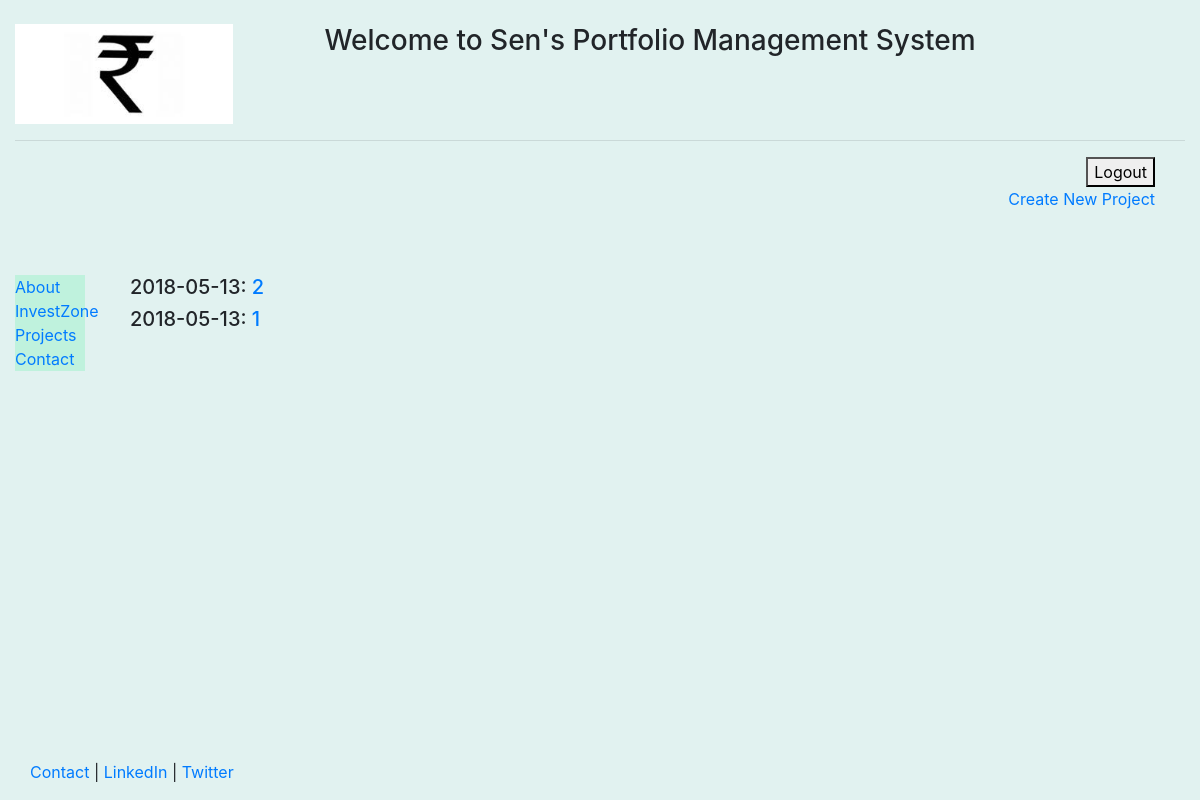
The page /userproj/ (signed in) on the database its author committed.
### userproject/models.py (models this page shows, shortened)
class Project(models.Model):
	ProjectTitle = models.CharField(max_length=100)
	CommitAmount = models.FloatField(default=0.0)
	ExpectedReturn = models.FloatField(default=0.0)
	CommitDuration = models.CharField(max_length=50)
	date = models.DateTimeField(auto_now_add=True)
	SymbolChoice = models.CharField(max_length=200)
	Comments = models.TextField()
	IsUndertaken = models.BooleanField(default=False)
	author = models.ForeignKey(User, default=None)

### userproject/views.py (the view)
@login_required(login_url="/accounts/login/")
def project_list(request):
	projects = Project.objects.all().order_by("-date")
	return render(request, 'userproject/project_list.html', {'projects':projects})

### userproject/templates/userproject/project_list.html
{% extends "mainpage/header.html" %}
{% block content %}
	{% for proj in projects %}
		<h5>{{ proj.date|date:"Y-m-d" }}: <a href="/userproj/{{proj.id}}">{{ proj.id }}</a></h5>
	{% endfor %}
{% endblock %}

### mainpage/templates/mainpage/header.html (shortened to what this page needs)
<!DOCTYPE html>
<html lang="en">
<head>
	{% load staticfiles %}
	<link rel="stylesheet" href="{% static 'css/bootstrap.min.css' %}" type='text/css' />
</head>
<body class="body" style="background-color:#e1f2f0">
	<div class="container-fluid" style="min-height:95%; ">
		<div class="row">
			  <div class="col-sm-2">
				  <br>
				  <center>
					<img src="{% static 'rupee.jpg' %}" class="responsive-img" style='max-height:100px;' alt="face">
				  </center>
			  </div>
			  <div class="col-sm-9">
				  <br>
				  <center>
				  <h3>Welcome to Sen's Portfolio Management System</h3>
				  </center>
			  </div>
		</div><hr>
			<div class="container" align="right">
			<ul class="list-inline">
			{% if user.is_authenticated %}
			<li>
				<form class="logout-link" action="{% url 'accounts:logout' %}" method="post">
				<button type="submit">Logout</button>
				</form>
			</li>
			<li><a href="{% url 'projects:create' %}">Create New Project</a></li>
			{% else %}
			<li><a href="{% url 'accounts:login' %}">Login</a></li>
			<li><a href="{% url 'accounts:signup' %}">Signup</a></li>
			{% endif %}
			</ul>
			</div>
		<div class="row">
		  <div class="col-sm-1">
		  <br>
		  <br>
		  <div class="well bs-sidebar affix" id="sidebar" style="background-color:#bff2dd">
			  <ul class="nav nav-pills nav-stacked">
				<li><a href='/'>About</a></li>
				<li><a href='/invs'>InvestZone </a></li>
				<li><a href='/userproj'>Projects </a></li>
				<li><a href='/contact'>Contact </a></li>
			  </ul>
			</div>
		  </div>
		  <div class="col-sm-10">
			<div class='container-fluid'>
			<br><br>
			   {% block content %}
			   {% endblock %}
			</div>
		  </div>
		</div>
	</div>
	<footer>
		<div class="container-fluid" style='margin-left:15px'>
			<p><a href="#" target="blank">Contact</a> | <a href="#" target="blank">LinkedIn</a> | <a href="#" target="blank">Twitter</a></p>
		</div>
	</footer>
</body>
</html>

### mainpage/templates/mainpage/header.html (style rules this page uses)
html, body { height:100% }

### rows shown on the page
Project: date "2018-05-13", id "2"
Project: date "2018-05-13", id "1"
